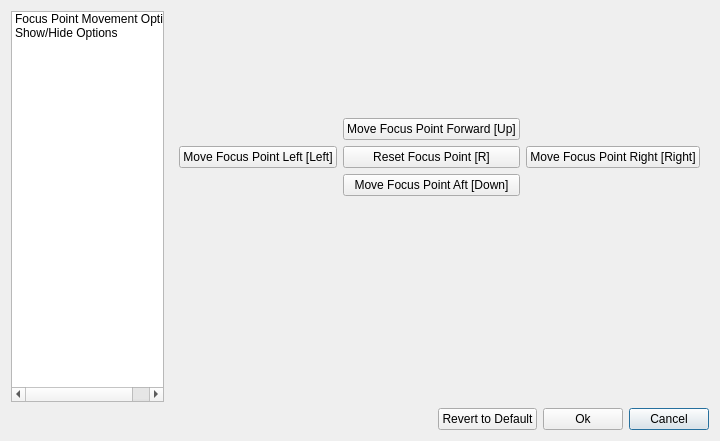
<?xml version="1.0" encoding="UTF-8"?>
<ui version="4.0">
 <class>GeometryOptionsDialog</class>
 <widget class="QDialog" name="GeometryOptionsDialog">
  <property name="geometry">
   <rect>
    <x>0</x>
    <y>0</y>
    <width>720</width>
    <height>360</height>
   </rect>
  </property>
  <property name="windowTitle">
   <string>Geometry Options</string>
  </property>
  <layout class="QGridLayout" name="gridLayout_2">
   <item row="1" column="1">
    <layout class="QGridLayout" name="gridLayout">
     <item row="0" column="3">
      <widget class="QPushButton" name="mCancelButton">
       <property name="text">
        <string>Cancel</string>
       </property>
      </widget>
     </item>
     <item row="0" column="2">
      <widget class="QPushButton" name="mOkButton">
       <property name="text">
        <string>Ok</string>
       </property>
      </widget>
     </item>
     <item row="0" column="1">
       <widget class="QPushButton" name="mRevertOptionsButton">
         <property name="text">
           <string>Revert to Default</string>
         </property>
       </widget>
     </item>
     <item row="0" column="0">
      <spacer name="horizontalSpacer">
       <property name="orientation">
        <enum>Qt::Horizontal</enum>
       </property>
       <property name="sizeHint" stdset="0">
        <size>
         <width>40</width>
         <height>20</height>
        </size>
       </property>
      </spacer>
     </item>
    </layout>
   </item>
   <item row="0" column="0">
    <widget class="QListWidget" name="mOptionsListWidget">
     <property name="maximumSize">
      <size>
       <width>200</width>
       <height>16777215</height>
      </size>
     </property>
     <item>
      <property name="text">
       <string>Focus Point Movement Options</string>
      </property>
     </item>
     <item>
      <property name="text">
       <string>Show/Hide Options</string>
      </property>
     </item>
    </widget>
   </item>
   <item row="0" column="1">
    <widget class="QStackedWidget" name="mStackedWidget">
     <property name="currentIndex">
      <number>0</number>
     </property>
     <widget class="QWidget" name="mFocusPointOptionsPage">
      <layout class="QGridLayout" name="gridLayout_5">
       <item row="2" column="0">
        <widget class="QPushButton" name="mMoveFPLeftButton">
         <property name="text">
          <string>Move Focus Point Left [Left]</string>
         </property>
        </widget>
       </item>
       <item row="2" column="1">
        <widget class="QPushButton" name="mMoveFPResetButton">
         <property name="text">
          <string>Reset Focus Point [R]</string>
         </property>
        </widget>
       </item>
       <item row="3" column="1">
        <widget class="QPushButton" name="mMoveFPDownButton">
         <property name="text">
          <string>Move Focus Point Aft [Down]</string>
         </property>
        </widget>
       </item>
       <item row="1" column="1">
        <widget class="QPushButton" name="mMoveFPUpButton">
         <property name="text">
          <string>Move Focus Point Forward [Up]</string>
         </property>
        </widget>
       </item>
       <item row="2" column="2">
        <widget class="QPushButton" name="mMoveFPRightButton">
         <property name="text">
          <string>Move Focus Point Right [Right]</string>
         </property>
        </widget>
       </item>
       <item row="5" column="1">
        <spacer name="verticalSpacer_2">
         <property name="orientation">
          <enum>Qt::Vertical</enum>
         </property>
         <property name="sizeHint" stdset="0">
          <size>
           <width>20</width>
           <height>40</height>
          </size>
         </property>
        </spacer>
       </item>
       <item row="2" column="3">
        <spacer name="horizontalSpacer_3">
         <property name="orientation">
          <enum>Qt::Horizontal</enum>
         </property>
         <property name="sizeHint" stdset="0">
          <size>
           <width>40</width>
           <height>20</height>
          </size>
         </property>
        </spacer>
       </item>
       <item row="0" column="1">
        <spacer name="verticalSpacer_4">
         <property name="orientation">
          <enum>Qt::Vertical</enum>
         </property>
         <property name="sizeHint" stdset="0">
          <size>
           <width>20</width>
           <height>40</height>
          </size>
         </property>
        </spacer>
       </item>
       <item row="4" column="1">
        <spacer name="verticalSpacer_5">
         <property name="orientation">
          <enum>Qt::Vertical</enum>
         </property>
         <property name="sizeHint" stdset="0">
          <size>
           <width>20</width>
           <height>40</height>
          </size>
         </property>
        </spacer>
       </item>
      </layout>
     </widget>
     <widget class="QWidget" name="mShowHideOptionsPage">
      <layout class="QGridLayout" name="gridLayout_6">
       <item row="2" column="0">
        <widget class="QCheckBox" name="mShowEnginesCB">
         <property name="text">
          <string>Show Engines [E]</string>
         </property>
        </widget>
       </item>
       <item row="4" column="0">
        <widget class="QCheckBox" name="mShowPointMassesCB">
         <property name="text">
          <string>Show Point Masses [M]</string>
         </property>
        </widget>
       </item>
       <item row="1" column="0">
        <widget class="QCheckBox" name="mShowSelectedCGCB">
         <property name="text">
          <string>Show Selected Object CG Location [S]</string>
         </property>
        </widget>
       </item>
       <item row="0" column="0">
        <widget class="QCheckBox" name="mShowPrimaryAxesCB">
         <property name="text">
          <string>Show Primary Axes [X]</string>
         </property>
        </widget>
       </item>
       <item row="5" column="0">
        <widget class="QCheckBox" name="mShowFuelTanksCB">
         <property name="text">
          <string>Show Fuel Tanks [F]</string>
         </property>
        </widget>
       </item>
       <item row="10" column="0">
        <widget class="QGroupBox" name="mShowAeroVectorsGroupBox">
         <property name="title">
          <string>Aero Vectors</string>
         </property>
         <layout class="QGridLayout" name="gridLayout_4">
          <item row="0" column="0">
           <widget class="QRadioButton" name="mNoAeroVectorsButton">
            <property name="text">
             <string>Hide Aero Vectors [H]</string>
            </property>
            <property name="checked">
             <bool>true</bool>
            </property>
           </widget>
          </item>
          <item row="0" column="1">
           <widget class="QRadioButton" name="mSelectedObjectOnlyButton">
            <property name="text">
             <string>Selected Object Only [V]</string>
            </property>
           </widget>
          </item>
          <item row="0" column="2">
           <widget class="QRadioButton" name="mEntireVehicleButton">
            <property name="text">
             <string>Show All Aero Vectors [A]</string>
            </property>
           </widget>
          </item>
          <item row="1" column="0">
           <widget class="QCheckBox" name="mShowWireframeCB">
            <property name="text">
             <string>Show Wireframe</string>
            </property>
           </widget>
          </item>
         </layout>
        </widget>
       </item>
       <item row="7" column="0">
        <widget class="QCheckBox" name="mShowLandingGearCB">
         <property name="text">
          <string>Show Landing Gear [G]</string>
         </property>
        </widget>
       </item>
       <item row="8" column="0">
        <widget class="QCheckBox" name="mShowSpeedBrakesCB">
         <property name="text">
          <string>Show Speed Brakes [B]</string>
         </property>
        </widget>
       </item>
       <item row="6" column="0">
        <widget class="QCheckBox" name="mShowVehicleCGCB">
         <property name="text">
          <string>Show Vehicle CG [C]</string>
         </property>
        </widget>
       </item>
       <item row="3" column="0">
        <widget class="QCheckBox" name="mShowThrustVectorsCB">
         <property name="text">
          <string>Show Thrust Vectors [T]</string>
         </property>
        </widget>
       </item>
       <item row="11" column="0">
        <widget class="QCheckBox" name="mShowDebugCB">
         <property name="text">
          <string>Show Debug Data [F10]</string>
         </property>
        </widget>
       </item>
       <item row="12" column="0">
         <widget class="QCheckBox" name="mUseDefaultsCB">
           <property name="text">
             <string>Use Defaults on Startup</string>
           </property>
         </widget>
       </item>
      </layout>
     </widget>
    </widget>
   </item>
  </layout>
 </widget>
 <resources/>
 <connections/>
</ui>
